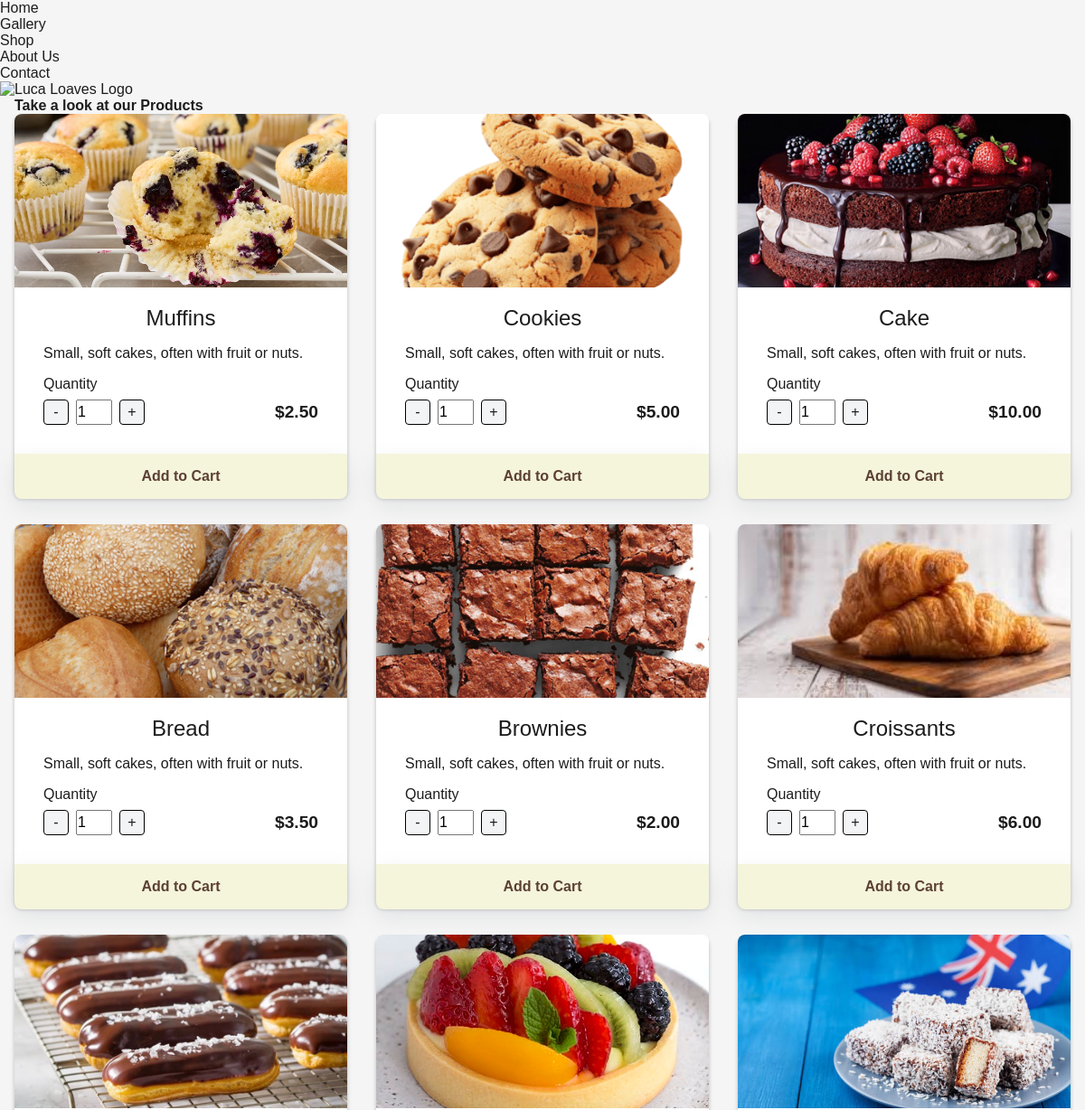
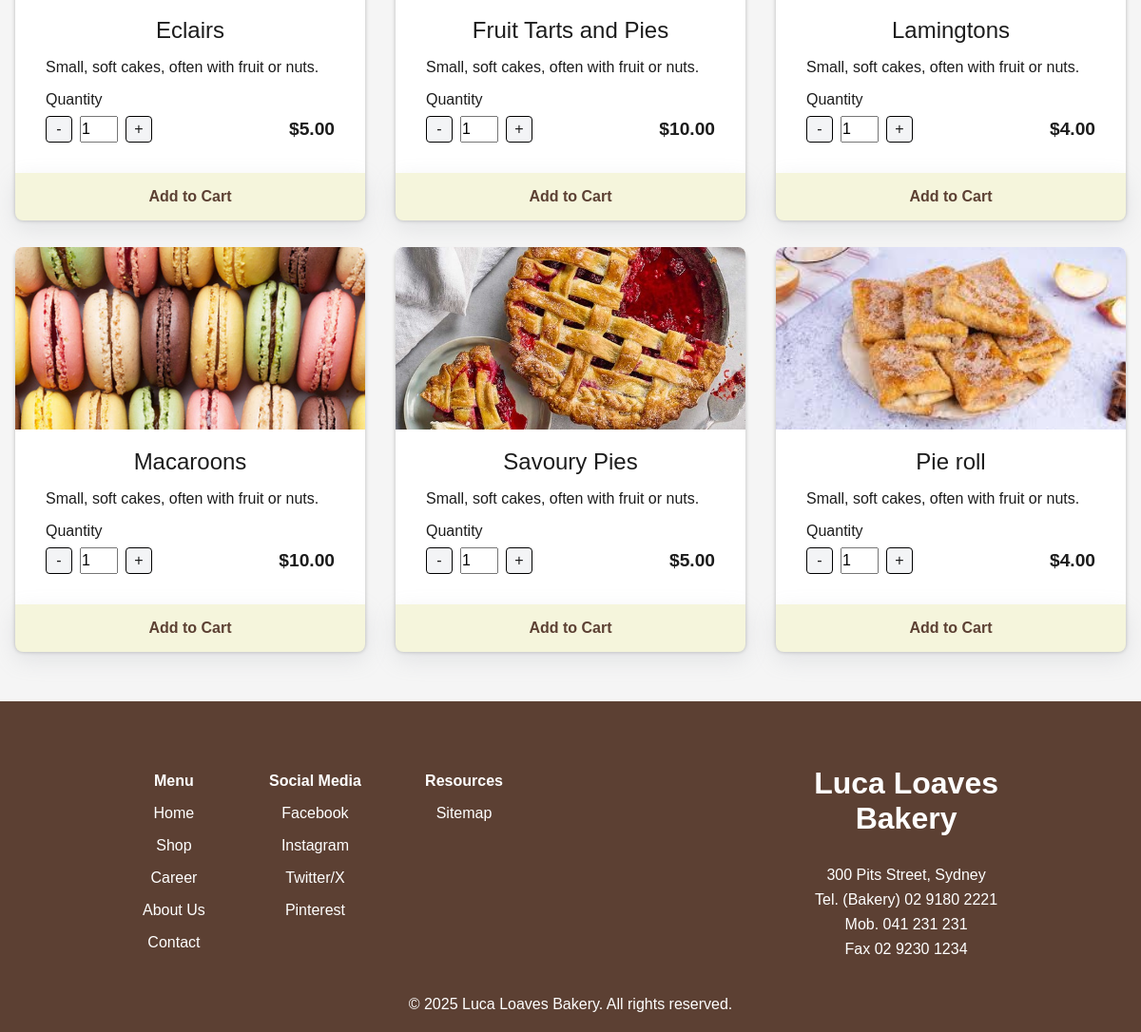
Screenshot of /pages/Shop/index.php with the database file from the repository (2 pictures, top to bottom).
### tables this page shows
CREATE TABLE `tblproduct` (
  `id` int(8) NOT NULL,
  `name` varchar(255) NOT NULL,
  `code` varchar(255) NOT NULL,
  `description` varchar(350) NOT NULL,
  `image` text NOT NULL,
  `price` double(10,2) NOT NULL
);

### Controllers/dbcontroller.php (called while the page is built, shortened)
<?php
class DBController {
	private $host = "localhost";
	private $user = "root";
	private $password = "";
	private $database = "shopdb";
	private $conn;
	function __construct() {
		$this->conn = $this->connectDB();
	}
	function connectDB() {
		$conn = mysqli_connect($this->host,$this->user,$this->password,$this->database);
		return $conn;
	}
	function runQuery($query) {
		$result = mysqli_query($this->conn,$query);
		while($row=mysqli_fetch_assoc($result)) {
			$resultset[] = $row;
		}
		if(!empty($resultset))
			return $resultset;
	}
}
?>

### pages/Shop/Shop.php (called while the page is built, shortened)
<?php
require_once("../../Controllers/dbcontroller.php");
$db_handle = new DBController();
?>

### pages/Shop/index.php (the view, shortened to what this page needs)
<?php
include './shop.php';
?>
<!DOCTYPE html>
<html lang="en">
<head>
	<link rel="stylesheet" type="text/css" href="../../css/styles.css">
	<link rel="stylesheet" type="text/css" href="../../css/cardStyles.css">
	<link rel="stylesheet" type="text/css" href="../../css/footerStyles.css">
	<link rel="stylesheet" type="text/css" href="../../css/shopStyles.css">
</head>
<body>
	<div class="sticky">
		<nav class="stroke" id="mainNav">
			<ul>
				<li><a href="index.html">Home</a></li>
				<li><a href="/luca/index.html#Gallery">Gallery</a></li>
				<li><a href="php/index.php">Shop</a></li>
				<li><a href="/luca/index.html#About">About Us</a></li>
				<li><a href="/luca/index.html#Contact">Contact</a></li>
			</ul>
		</nav>
	</div>
	<div class="header">
		<a name="Home"><img src="product-images/Logo.jpeg" alt="Luca Loaves Logo">
		</a>
	</div>
	<div id="product-grid">
		<div class="txt-heading"><b>Take a look at our Products</b></div>
		<div class="products-list-container">
			<?php
			$product_array = $db_handle->runQuery("SELECT * FROM tblproduct ORDER BY id ASC");
			if (!empty($product_array)) {
				foreach ($product_array as $key => $value) {
			?>
					<div class="product-item">
						<?php include '../../Components/MiniCard/index.php'; ?>
					</div>
			<?php
				}
			}
			?>
		</div>
	</div>
	<?php
	include '../../Components/Footer/index.php';
	?>
</body>
</html>

### Components/MiniCard/index.php (shortened to what this page needs)
<div class="miniCard-container">
  <div>
    <img src="../../img/<?php echo $product_array[$key]["image"] ?>" alt="Red velvet cake">
  </div>
  <div class="miniCard-content">
    <div class="miniCard-header">
      <h3><?php echo $product_array[$key]["name"]; ?></h3>
      <p>
        Small, soft cakes, often with fruit or nuts.
      </p>
    </div>
    <div class="miniCard-footer">
      <form method="post" action="index.php?action=add&code=<?php echo $product_array[$key]["code"]; ?>">
        <div>
          <p>Quantity</p>
          <div class="interaction-quantity">
            <div class="quantity-btns">
              <button class="qt-btn" type="button" data-id="<?php echo $product_array[$key]["code"] ?>"> - </button>
              <input type="number" name="quantity" class="qtd" id="qtd-<?php echo $product_array[$key]["code"] ?>" value="1" min="1">
              <button class="qt-btn" type="button" data-id="<?php echo $product_array[$key]["code"] ?>"> + </button>
            </div>
            <div class="price">$<span id="price-<?php echo $product_array[$key]["code"] ?>" data-price="<?php echo $product_array[$key]["price"] ?>"><?php echo $product_array[$key]["price"] ?></span></div>
          </div>
          <button class="btn-cart">Add to Cart</button>
        </div>
      </form>
    </div>
  </div>
</div>

### Components/Footer/index.php
<div class="footer">
  <div class="footer-content">
    <div class="footer-links">
      <div class="menu">
        <h4>Menu</h4>
        <ul>
          <li><a href="#Home">Home</a></li>
          <li><a href="pages/Shop/index.php">Shop</a></li>
          <li><a href="#career">Career</a></li>
          <li><a href="#About">About Us</a></li>
          <li><a href="#Contact">Contact</a></li>
        </ul>
      </div>
      <div class="menu">
      <h4>Social Media</h4>
        <ul>
          <li><a href="#">Facebook</a></li>
          <li><a href="#">Instagram</a></li>
          <li><a href="#">Twitter/X</a></li>
          <li><a href="#">Pinterest</a></li>
        </ul>
      </div>
      <div class="menu">
      <h4>Resources</h4>
        <ul>
          <li><a href="#Home">Sitemap</a></li>
        </ul>
      </div>
    </div>
    <div class="footer-logo">
      <p>Luca Loaves</p>
      <p>Bakery</p>
      <div class="footer-contact">
        <p>
        300 Pits Street, Sydney
      </p>
      <p>
        Tel. (Bakery) 02 9180 2221
      </p>
      <p>
        Mob. 041 231 231
      </p>
      <p>
        Fax 02 9230 1234
      </p>
      </div>
    </div>
  </div>
  <div class="footer-bottom">
    <p>&copy; 2025 Luca Loaves Bakery. All rights reserved.</p>
  </div>
</div>

### css/styles.css (style rules this page uses)
*, *:before, *:after { margin: 0; padding: 0; box-sizing: border-box; }
:root { --white: #ffffff; --bakery-font-color: #1c1c1c; --bakery-primary: #5c4033; --bakery-secondary: #f5f5dc; --bakery-background: #f5f5f5; }
html { scroll-behavior: smooth; }
body, input, textarea, select, button { font: 300 1rem "Montserrat", sans-serif; }
body { background: var(--bakery-background); color: var(--bakery-font-color); width: 100%; min-height: 100%; overflow-x: hidden; }
button { cursor: pointer; }
a { color: inherit; text-decoration: none; }
ul { list-style: none; }

### css/shopStyles.css (style rules this page uses)
#product-grid { width: fit-content; margin: 0 auto 3.5rem; }
.products-list-container { display: grid; grid-template-columns: repeat(auto-fit, minmax(368px, 1fr)); gap: 2rem; max-width: 1200px; justify-content: center; }
.product-item { margin: 0 auto; }

### rows the page displays
tblproduct: image (picture), name "Muffins", price "2.50"
tblproduct: image (picture), name "Cookies", price "5.00"
tblproduct: image (picture), name "Cake", price "10.00"
tblproduct: image (picture), name "Bread", price "3.50"
tblproduct: image (picture), name "Brownies", price "2.00"
tblproduct: image (picture), name "Croissants", price "6.00"
tblproduct: image (picture), name "Eclairs", price "5.00"
tblproduct: image (picture), name "Fruit Tarts and Pies", price "10.00"
tblproduct: image (picture), name "Lamingtons", price "4.00"
tblproduct: image (picture), name "Macaroons", price "10.00"
tblproduct: image (picture), name "Savoury Pies", price "5.00"
tblproduct: image (picture), name "Pie roll", price "4.00"
